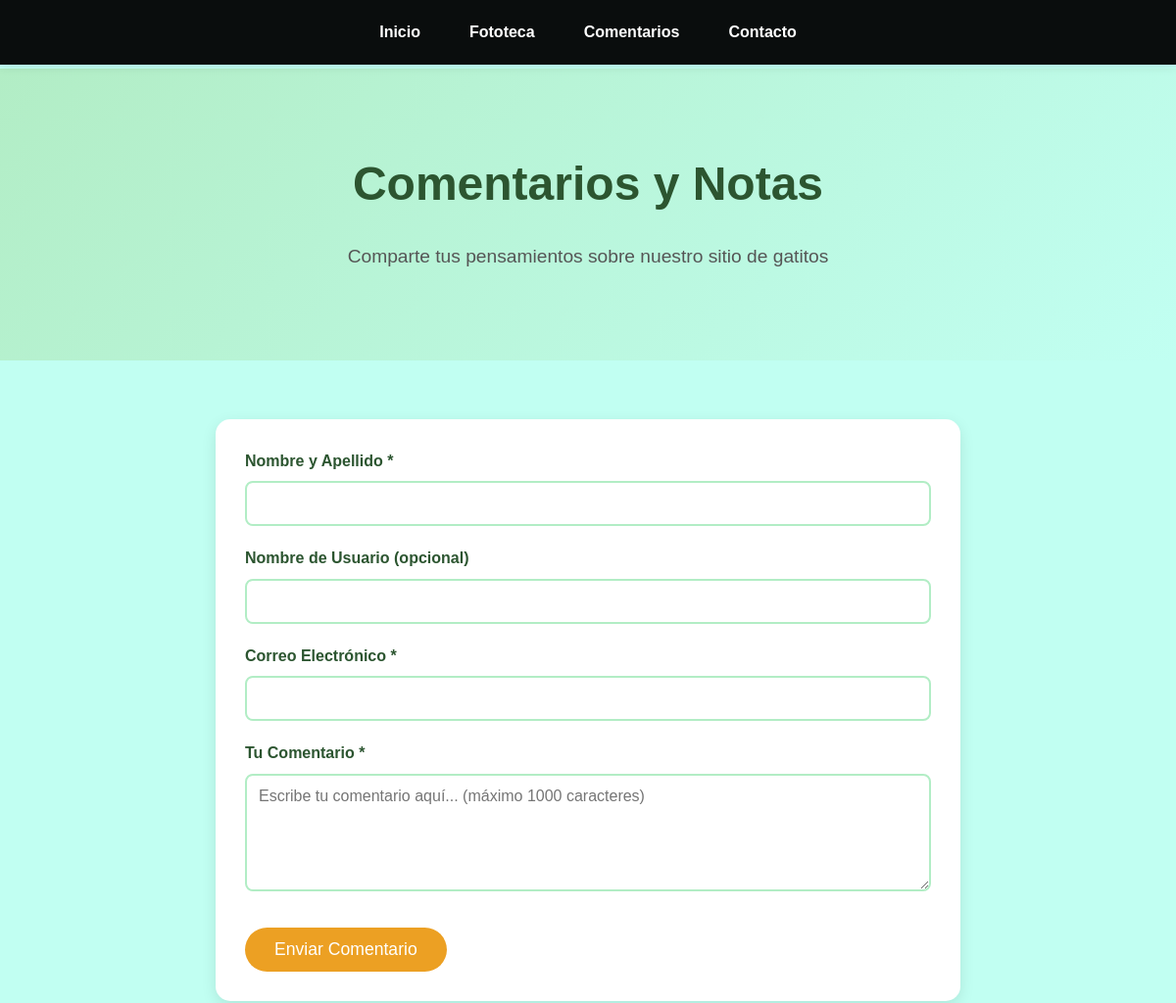
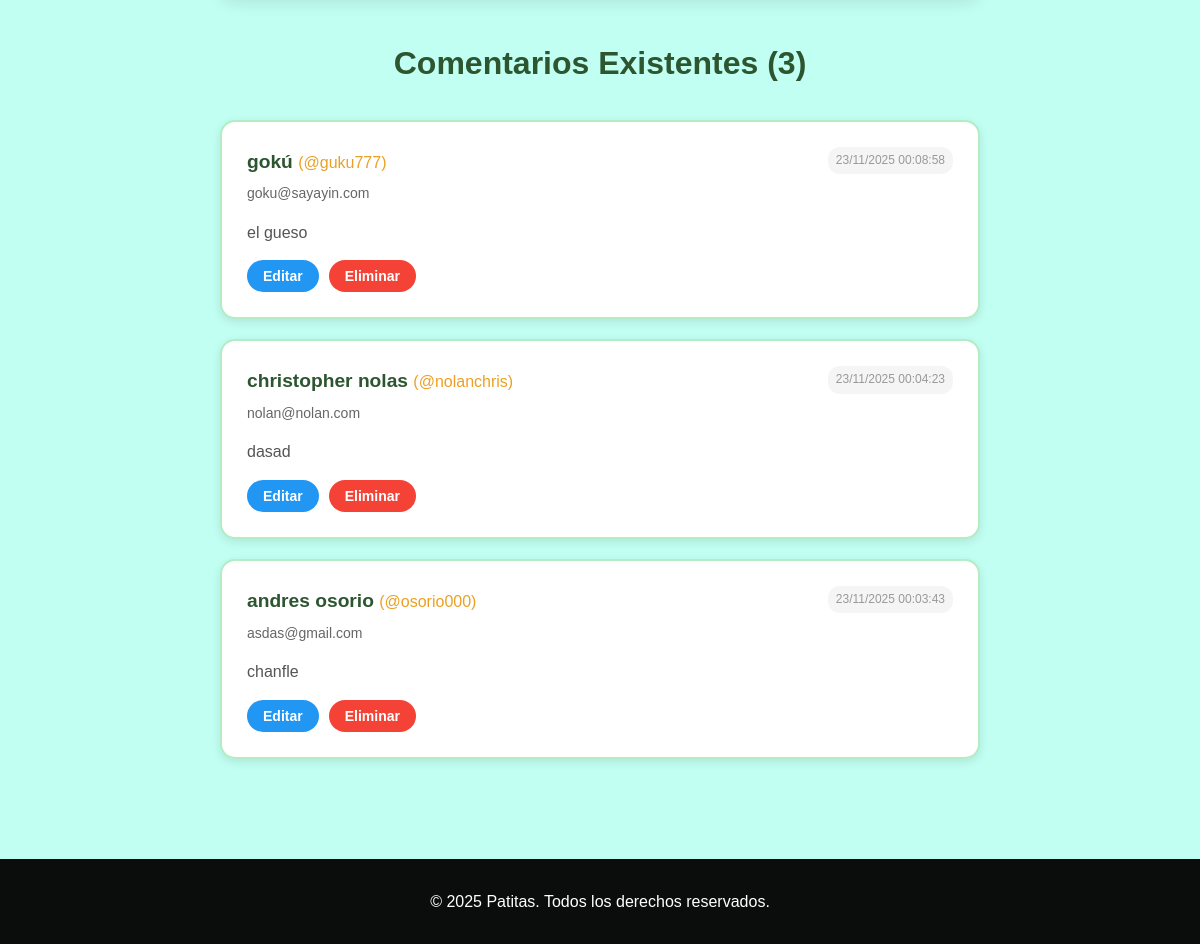
The page /comentarios.php on the database its author committed (2 pictures, top to bottom).
### tables this page shows
CREATE TABLE `comentarios` (
  `id` int(11) NOT NULL AUTO_INCREMENT,
  `nombreyapellido` varchar(255) NOT NULL,
  `usuario` varchar(255) DEFAULT NULL,
  `email` varchar(255) NOT NULL,
  `nota` varchar(1000) NOT NULL,
  `fechanota` varchar(255) NOT NULL,
  PRIMARY KEY (`id`)
);

### comentarios.php (the view, shortened to what this page needs)
<?php
$database = new Database();
$db = $database->getConnection();
$query = "SELECT * FROM comentarios ORDER BY id DESC";
$stmt = $db->prepare($query);
$stmt->execute();
$comentarios = $stmt->fetchAll(PDO::FETCH_ASSOC);
?>
<!DOCTYPE html>
<html lang="es">
<head>
    <link rel="stylesheet" href="styles.css">
</head>
<body>
    <header>
        <nav>
            <ul>
                <li><a href="index.php">Inicio</a></li>
                <li><a href="fototeca.php">Fototeca</a></li>
                <li><a href="comentarios.php">Comentarios</a></li>
                <li><a href="contacto.php">Contacto</a></li>
            </ul>
        </nav>
    </header>
    <main>
        <section class="hero">
            <h1>Comentarios y Notas</h1>
            <p>Comparte tus pensamientos sobre nuestro sitio de gatitos</p>
        </section>
        <div class="comentarios-container">
            <form method="POST" class="form-comentario">
                <div class="form-group">
                    <label for="nombreyapellido">Nombre y Apellido *</label>
                    <input type="text" id="nombreyapellido" name="nombreyapellido" required>
                </div>
                <div class="form-group">
                    <label for="usuario">Nombre de Usuario (opcional)</label>
                    <input type="text" id="usuario" name="usuario">
                </div>
                <div class="form-group">
                    <label for="email">Correo Electrónico *</label>
                    <input type="email" id="email" name="email" required>
                </div>
                <div class="form-group">
                    <label for="nota">Tu Comentario *</label>
                    <textarea id="nota" name="nota" rows="4" required maxlength="1000" placeholder="Escribe tu comentario aquí... (máximo 1000 caracteres)"></textarea>
                </div>
                <button type="submit" class="btn submit-btn">Enviar Comentario</button>
            </form>
            <h2 class="comentarios-title">Comentarios Existentes (<?php echo count($comentarios); ?>)</h2>
            <?php if (count($comentarios) > 0): ?>
                <?php foreach($comentarios as $comentario): ?>
                <div class="comentario" id="comentario-<?php echo $comentario['id']; ?>">
                    <div class="comentario-header">
                        <div class="comentario-info">
                            <h4><?php echo htmlspecialchars($comentario['nombreyapellido']); ?>
                                <?php if (!empty($comentario['usuario'])): ?>
                                    <small>(@<?php echo htmlspecialchars($comentario['usuario']); ?>)</small>
                                <?php endif; ?>
                            </h4>
                            <div class="email"><?php echo htmlspecialchars($comentario['email']); ?></div>
                        </div>
                        <div class="comentario-fecha"><?php echo htmlspecialchars($comentario['fechanota']); ?></div>
                    </div>
                    <div class="comentario-texto"><?php echo nl2br(htmlspecialchars($comentario['nota'])); ?></div>
                    <div class="comentario-acciones">
                        <button class="btn-editar" onclick="mostrarEditar(<?php echo $comentario['id']; ?>)">Editar</button>
                        <button class="btn-eliminar" onclick="eliminarComentario(<?php echo $comentario['id']; ?>)">Eliminar</button>
                    </div>
                </div>
                <?php endforeach; ?>
            <?php else: ?>
                <p class="no-comentarios">
                    No hay comentarios aún. ¡Sé el primero en comentar!
                </p>
            <?php endif; ?>
        </div>
    </main>
    <footer>
        <p>&copy; <?php echo date('Y'); ?> Patitas. Todos los derechos reservados.</p>
    </footer>
</body>
</html>

### styles.css (style rules this page uses)
* { margin: 0; padding: 0; box-sizing: border-box; }
body { background-color: #C1FFF2; font-family: 'Arial', sans-serif; line-height: 1.6; padding-top: 70px; color: #333; }
header { background: rgba(0,0,0,0.95); width: 100%; position: fixed; top: 0; z-index: 1000; box-shadow: 0 2px 10px rgba(0,0,0,0.1); }
nav ul { list-style: none; display: flex; justify-content: center; padding: 0; }
nav ul li a { display: block; padding: 20px 25px; color: #fff; text-decoration: none; transition: all 0.3s ease; font-weight: bold; }
.hero, .gallery-hero, .contact-hero { text-align: center; padding: 80px 20px 60px; background: linear-gradient(135deg, #B2EDC5, #C1FFF2); margin-bottom: 40px; }
.hero h1, .gallery-hero h1, .contact-hero h1 { font-size: 3rem; margin-bottom: 20px; color: #2c5530; }
.hero p, .gallery-hero p, .contact-hero p { font-size: 1.2rem; margin-bottom: 30px; color: #555; }
.form-group { margin-bottom: 20px; }
.form-group label { display: block; margin-bottom: 5px; font-weight: bold; }
.form-group input, .form-group textarea { width: 100%; padding: 12px; border: 2px solid #B2EDC5; border-radius: 8px; font-size: 1rem; }
.submit-btn { background: #eca023; color: white; padding: 12px 30px; border: none; border-radius: 25px; font-size: 1.1rem; cursor: pointer; transition: all 0.3s ease; }
footer { background: rgba(0,0,0,0.95); color: white; text-align: center; padding: 30px 20px; margin-top: 60px; }
.form-group label { display: block; margin-bottom: 8px; font-weight: bold; color: #333; }
.form-group input[type="text"], .form-group input[type="email"], .form-group select, .form-group textarea { width: 100%; padding: 12px; border: 2px solid #B2EDC5; border-radius: 5px; font-size: 16px; font-family: Arial; }
.form-group textarea { resize: vertical; min-height: 120px; }
.submit-btn { background: orange; color: white; padding: 15px 40px; border: none; border-radius: 25px; font-size: 18px; cursor: pointer; width: 100%; margin-top: 10px; }
.comentarios-container { max-width: 800px; margin: 0 auto; padding: 20px; }
.form-comentario { background: white; padding: 30px; border-radius: 15px; margin-bottom: 40px; box-shadow: 0 5px 15px rgba(0,0,0,0.1); }
.form-comentario .form-group { margin-bottom: 20px; }
.form-comentario .form-group label { display: block; margin-bottom: 8px; font-weight: bold; color: #2c5530; }
.form-comentario .form-group input, .form-comentario .form-group textarea { width: 100%; padding: 12px; border: 2px solid #B2EDC5; border-radius: 8px; font-size: 16px; font-family: Arial; }
.form-comentario .submit-btn { background: #eca023; color: white; padding: 12px 30px; border: none; border-radius: 25px; font-size: 1.1rem; cursor: pointer; transition: all 0.3s ease; width: auto; margin-top: 10px; }
.comentarios-title { text-align: center; color: #2c5530; margin-bottom: 30px; font-size: 2rem; }
.comentario { background: white; border: 2px solid #B2EDC5; border-radius: 15px; padding: 25px; margin-bottom: 20px; position: relative; box-shadow: 0 3px 10px rgba(0,0,0,0.1); transition: transform 0.3s ease; }
.comentario-header { display: flex; justify-content: space-between; align-items: flex-start; margin-bottom: 15px; flex-wrap: wrap; gap: 10px; }
.comentario-info h4 { margin: 0; color: #2c5530; font-size: 1.2rem; }
.comentario-info h4 small { color: #eca023; font-weight: normal; }
.comentario-info .email { color: #666; font-size: 14px; margin-top: 5px; }
.comentario-fecha { color: #999; font-size: 12px; background: #f5f5f5; padding: 4px 8px; border-radius: 12px; }
.comentario-texto { margin-bottom: 15px; line-height: 1.6; color: #555; font-size: 1rem; }
.comentario-acciones { display: flex; gap: 10px; margin-top: 15px; }
.btn-editar, .btn-eliminar { padding: 8px 16px; border: none; border-radius: 20px; cursor: pointer; font-size: 14px; font-weight: bold; transition: all 0.3s ease; }
.btn-editar { background: #2196F3; color: white; }
.btn-eliminar { background: #f44336; color: white; }

### rows shown on the page
comentarios: nombreyapellido "gokú", usuario "guku777", email "goku@sayayin.com", fechanota "23/11/2025 00:08:58", nota "el gueso"
comentarios: nombreyapellido "christopher nolas", usuario "nolanchris", email "nolan@nolan.com", fechanota "23/11/2025 00:04:23", nota "dasad"
comentarios: nombreyapellido "andres osorio", usuario "osorio000", email "asdas@gmail.com", fechanota "23/11/2025 00:03:43", nota "chanfle"

### other values the page prints
count($comentarios) "3"
